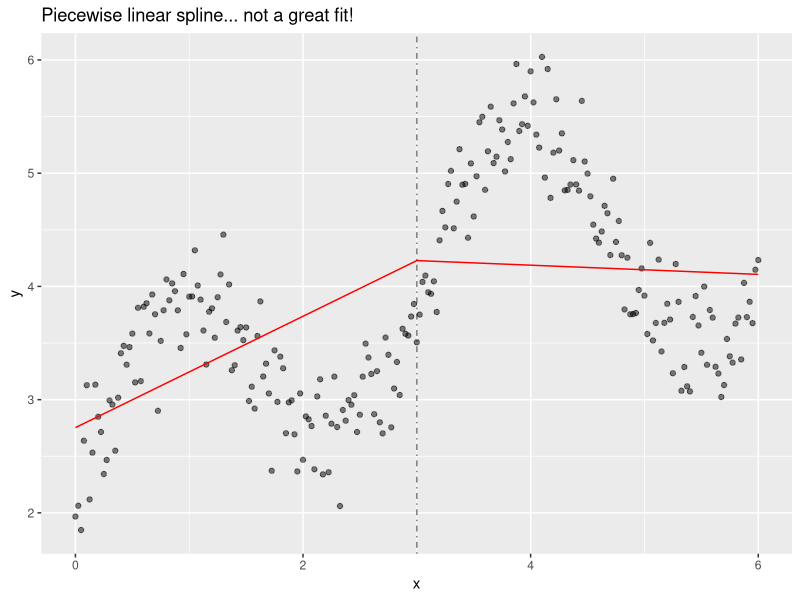
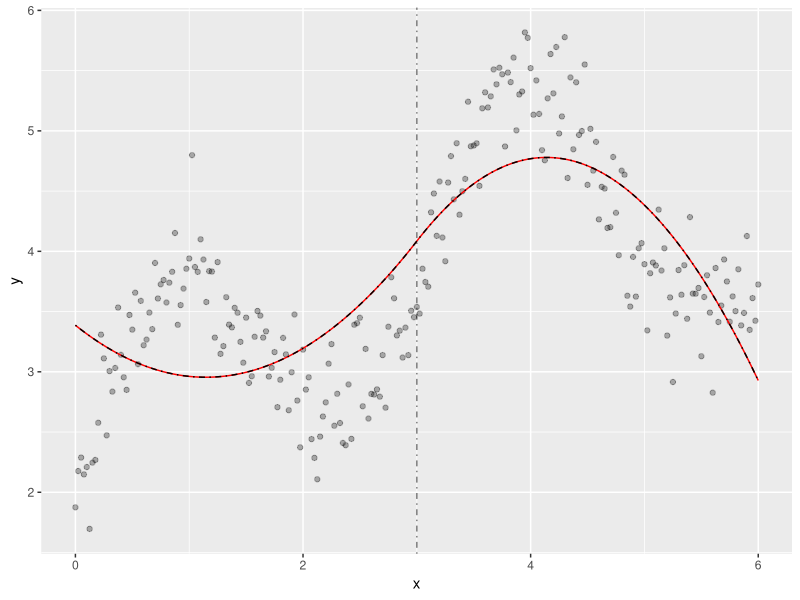
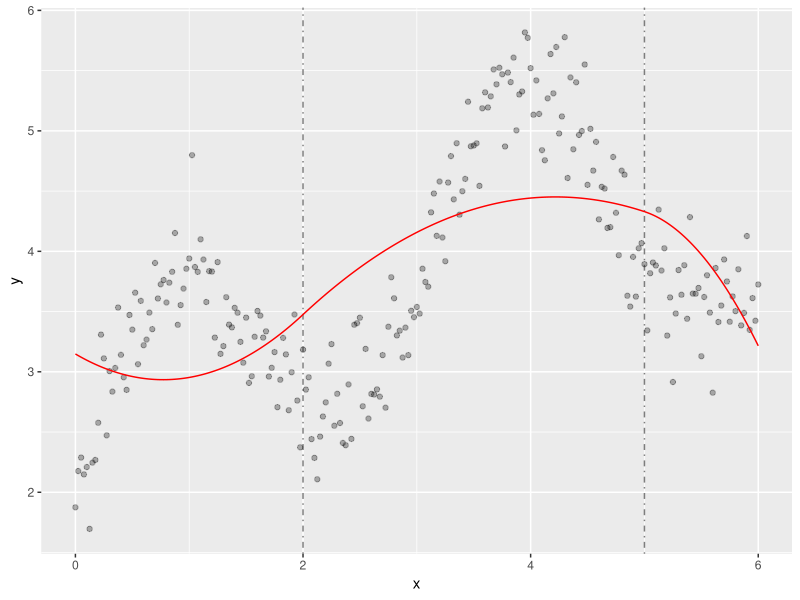
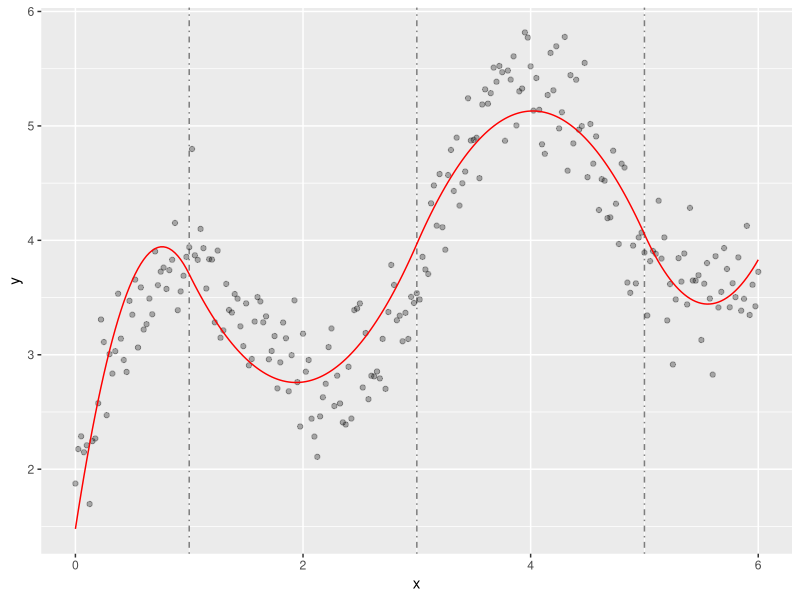
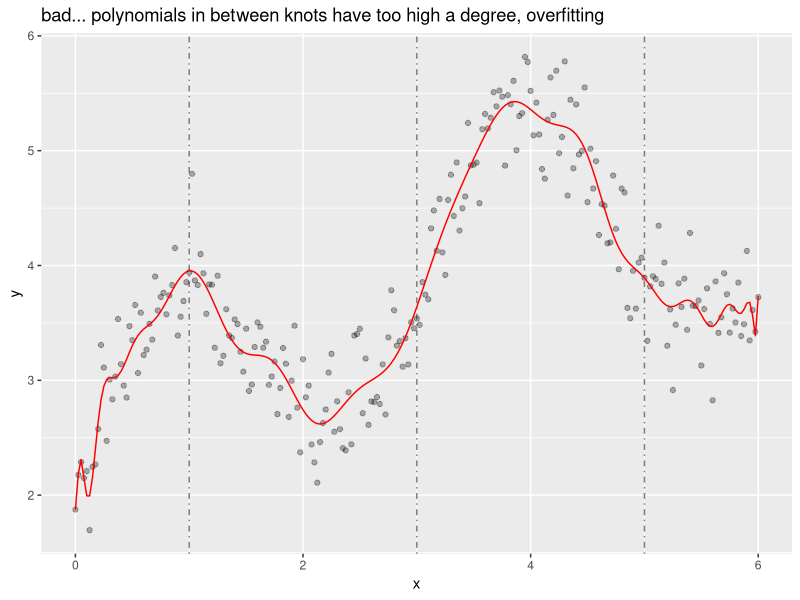
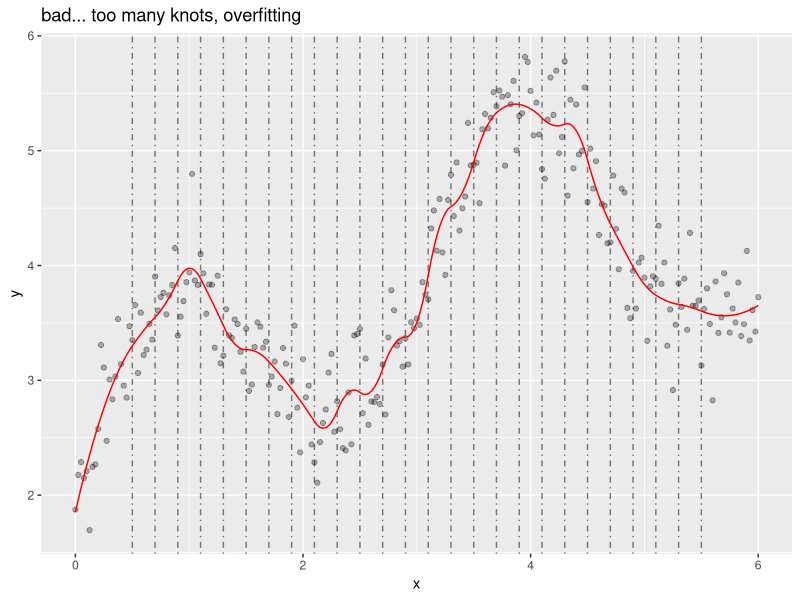
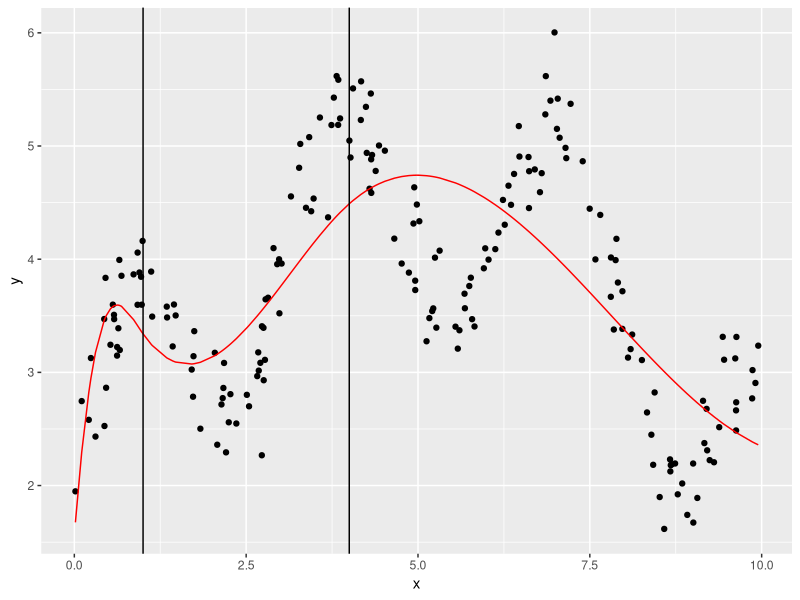
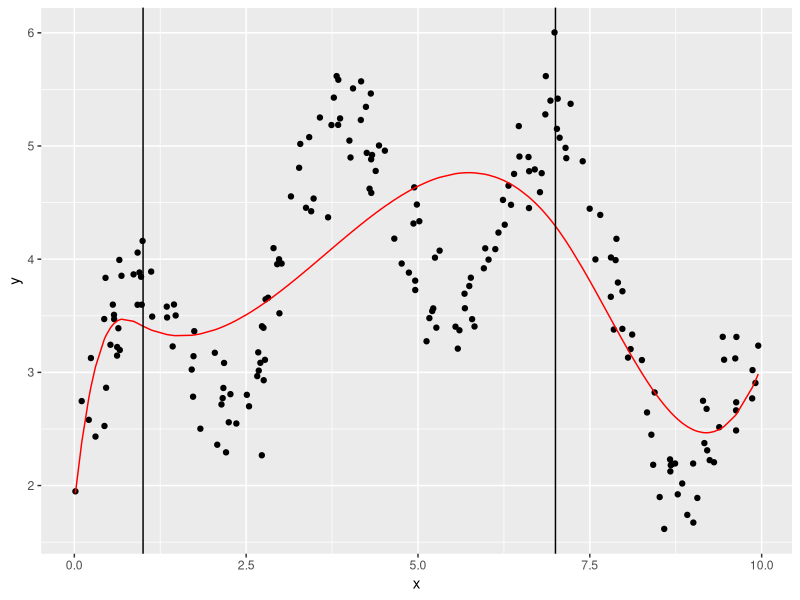

Recreate these plots in R, in order.
## ---- chunk 1
library(splines)
library(tidyverse)
library(mgcv)
knitr::opts_chunk$set(fig.height=3, fig.width=6, fig.align='center', warning = F, message = F)
## ---- chunk 2
knot <- 3 # This is the location of our (in this case single) knot
x <- seq(from = 0, to = 6, by = .025)
y <- sin(2*x) + x -.1*x^2 + 2 + rnorm(length(x), sd = .3)

design_matrix_X <- cbind(outer(x,1:1,"^"),outer(x,knot,">") * outer(x,knot,"-")^1)

mod_ls <- lm(y~design_matrix_X)
ggplot() +
  geom_point(aes(x = x, y = y), color = "black", alpha = .5) +
  geom_line(aes(x = x, y = predict(mod_ls)), color = "red") +
  geom_vline(aes(xintercept = knot), alpha = .5, linetype = "dotdash") +
  labs(title = "Piecewise linear spline... not a great fit!")
## ---- chunk 3
summary(mod_ls)$coef
## ---- chunk 4
x <- 0:6
knot <- 3
D <- 2

(X <- cbind(outer(x,1:D,"^"),outer(x,knot,">") * outer(x,knot,"-")^D))

knot2 <- c(2, 4)
(X2 <- cbind(outer(x,1:D,"^"),outer(x,knot2,">") * outer(x,knot2,"-")^D))

D3 <- 3
(X3 <- cbind(outer(x,1:D3,"^"),outer(x,knot,">") * outer(x,knot,"-")^D3))

(X23 <- cbind(outer(x,1:D3,"^"),outer(x,knot2,">") * outer(x,knot2,"-")^D3))


x <- seq(from = 0, to = 6, by = .025)
y <- sin(2*x) + x -.1*x^2 + 2 + rnorm(length(x), sd = .3)
X <- cbind(outer(x,1:D,"^"),outer(x,knot,">") * outer(x,knot,"-")^D)

mod2 <- lm(y ~ X) #summary(mod2)
modbs <- lm(y~bs(x, knots = knot, degree = 2))
ggplot() + geom_point(aes(x = x, y = y), color = "black", alpha = .3) +
  geom_line(aes(x = x, y = predict(mod2)), color = "red") +
  geom_vline(aes(xintercept = knot), alpha = .5, linetype = "dotdash") +
  geom_line(aes(x = x, y = predict(modbs)), linetype = "dotdash")

knot <- c(2, 5)
ggplot() + geom_point(aes(x = x, y = y), color = "black", alpha = .3) +
  geom_vline(aes(xintercept = knot), alpha = .5, linetype = "dotdash") +
  geom_line(aes(x = x, y = predict(lm(y~bs(x, knots = knot, degree = 2)))), color = "red")

knot <- c(1, 3, 5)
ggplot() + geom_point(aes(x = x, y = y), color = "black", alpha = .3) +
  geom_vline(aes(xintercept = knot), alpha = .5, linetype = "dotdash") +
  geom_line(aes(x = x, y = predict(lm(y~bs(x, knots = knot, degree = 2)))), color = "red")

knot <- c(1, 3, 5)
ggplot() + geom_point(aes(x = x, y = y), color = "black", alpha = .3) +
  geom_vline(aes(xintercept = knot), alpha = .5, linetype = "dotdash") +
  geom_line(aes(x = x, y = predict(lm(y~bs(x, knots = knot, degree = 30)))), color = "red") +
  labs(title = "bad... polynomials in between knots have too high a degree, overfitting")

knot <- seq(from=.5, to = 5.5, by = .2)
ggplot() + geom_point(aes(x = x, y = y), color = "black", alpha = .3) +
  geom_vline(aes(xintercept = knot), alpha = .5, linetype = "dotdash") +
  geom_line(aes(x = x, y = predict(lm(y~bs(x, knots = knot, degree = 2)))), color = "red") +
  labs(title = "bad... too many knots, overfitting")

## ---- chunk 5
x <- runif(n = 200, max = 10)
y <- sin(2*x) + x -.1*x^2 + 2 + rnorm(length(x), sd = .3)
knots <- c(1, 4)
basis <- bs(x, knots = knots)
dat <- cbind.data.frame(y, basis)
mod <- lm(y~basis, data = dat)
ggplot() + geom_point(aes(x = x, y = y), color = "black") +
  geom_line(aes(x = x, y = predict(mod)), color = "red") +
  geom_vline(aes(xintercept = knots))

knots <- c(1, 7)
basis <- bs(x, knots = knots)
dat <- cbind.data.frame(y, basis)
mod <- lm(y~basis, data = dat)
ggplot() + geom_point(aes(x = x, y = y), color = "black") +
  geom_line(aes(x = x, y = predict(mod)), color = "red") +
  geom_vline(aes(xintercept = knots))

extrapX <- seq(10, 20, by = .1)
basis <- bs(extrapX, knots = knots)
extrapY <- predict(mod, newdata = basis)
ggplot() + geom_point(aes(x = x, y = y), color = "black") +
  geom_line(aes(x = extrapX, y = extrapY), color = "red") +
  geom_vline(aes(xintercept = knots)) +
  labs(title="EXTRAPOLATION - NOT CURRENTLY CORRECT")

